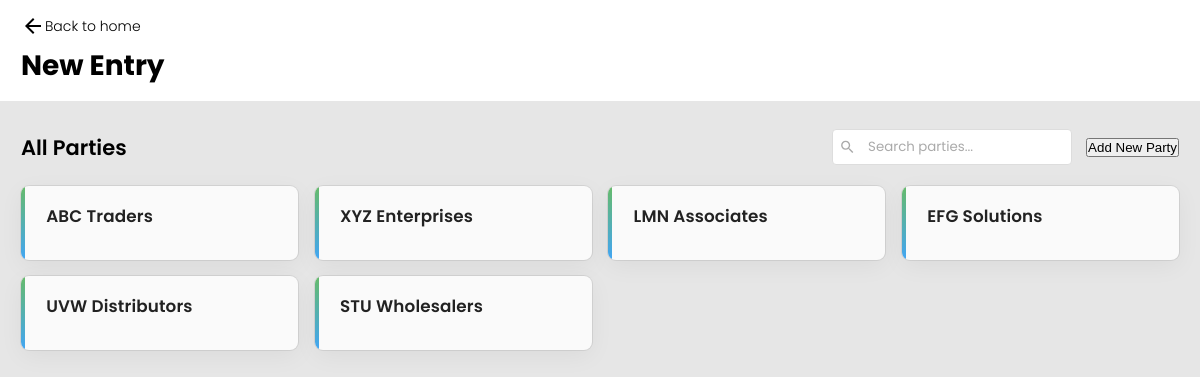
/parties/, run on an earlier commit of the app's database.
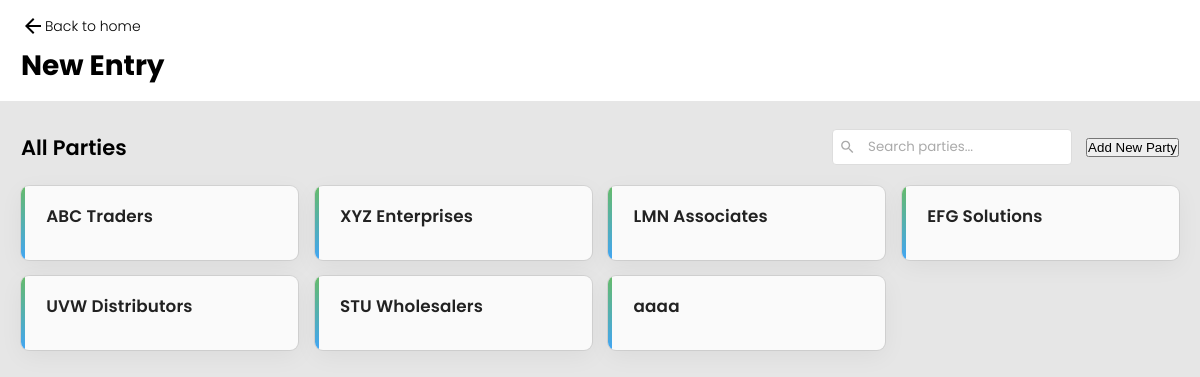
And on a later commit of the database.
### main/models.py (models this page shows, shortened)
class Party(models.Model):
    name        = models.CharField(max_length=50)
    location    = models.CharField(max_length=50,null=True,blank=True)
    phone       = models.CharField(max_length=10,null=True,blank=True)
    gst         = models.CharField(max_length=15,null=True,blank=True)

### main/views.py (the view)
# urls.py: path("parties/", parties_view, name="parties"),
def parties_view(request):
    parties = Party.objects.all()
    return render(request,"parties.html",{
        "parties":parties
    })

### main/templates/parties.html (shortened to what this page needs)
<!DOCTYPE html>
<html lang="en">
<head>
    {% load static %}
    <link rel="stylesheet" href="{% static 'css/parties.css' %}">
</head>
<body>
    <nav>
        <a href="{% url 'home' %}">
            <svg xmlns="http://www.w3.org/2000/svg" height="24px" viewBox="0 -960 960 960" width="24px" fill="#e8eaed">
                <path d="m313-440 224 224-57 56-320-320 320-320 57 56-224 224h487v80H313Z" />
            </svg>
            Back to home
        </a>
        <h2>New Entry</h2>
    </nav>
    <div class="container">
        <div class="header-actions">
            <h3>All Parties</h3>
            <div class="action-buttons">
                <div class="search-container">
                    <input type="text" id="searchParty" placeholder="Search parties...">
                </div>
                <button id="addPartyBtn" class="btn-primary">Add New Party</button>
            </div>
        </div>
        <div class="parties-grid">
            {% if parties %}
                {% for party in parties %}
                <div class="party-card" data-party-id="{{ party.id }}" data-party-name="{{ party.name }}"
                     data-party-location="{{ party.location|default:'Not specified' }}"
                     data-party-phone="{{ party.phone|default:'Not specified' }}"
                     data-party-gst="{{ party.gst|default:'Not specified' }}">
                    <h4>{{ party.name }}</h4>
                </div>
                {% endfor %}
            {% else %}
                <p class="no-parties">No parties found. Add a new party to get started.</p>
            {% endif %}
        </div>
    </div>
</body>
</html>

What changed in the data, as far as the page shows it:
added Party: name "aaaa"
